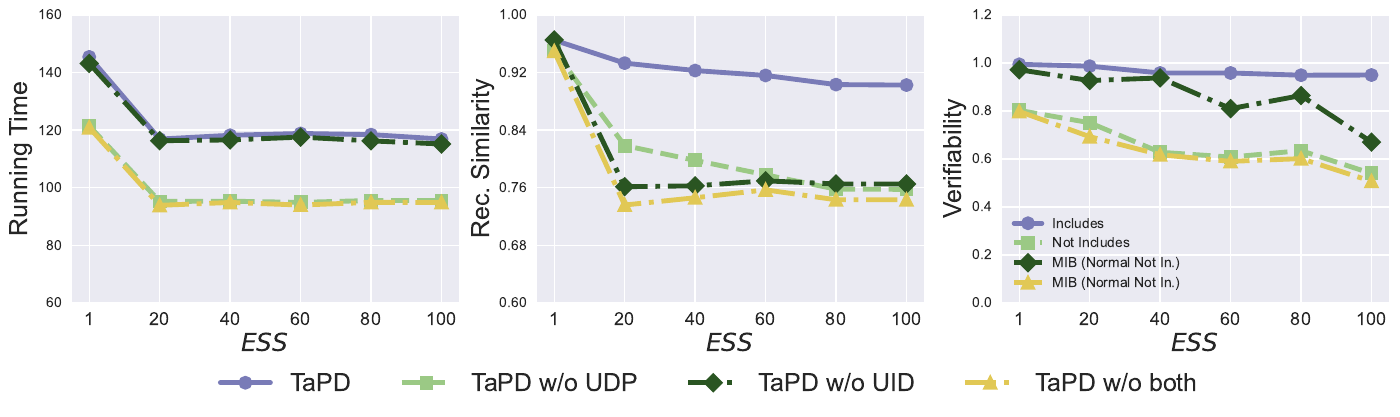

This figure's Python source:
import numpy as np
import  matplotlib.pyplot as plt
#


plt.style.use('seaborn')

fig, ax = plt.subplots(1, 3, figsize=(17, 4)) #sharex='col',
fig.subplots_adjust(bottom=0.16)

# for i in range(2):
#     for j in range(3):
#         ax[i,j].text(0.5,0.5,str((i,j)), fontsize=18, ha='center')



# figure 0


x=[1, 2, 3, 4, 5, 6]
# validation_for_plt =[97,95.8600, 94.9400, 93.5400, 93.2400]
# attack_for_plt=[0, 0.3524, 0, 0.1762, 0.1762]
# basic_for_plt=[99.8, 99.8, 99.8, 99.8, 99.8]

labels = ['1', '20', '40', '60', '80', '100']
# unl_org = [97.77, 97.55, 97.35, 97.29, 97.21, 97.21]

#UEV = [141.4497, 116.9057  , 118.2206 , 119.850, 118.458, 116.92136]
UEV = [145.4497, 116.9057  , 118.2206 , 118.850, 118.458, 116.92136]
UEV_no_mask = [131.49714, 105.250388, 105.3491835, 104.92731, 105.585058, 105.58505]
# unl_hess_r = [96.6, 96.66, 96.04, 95.94, 95.85, 97.21]
UEV_no_division = [143.170001, 116.3346, 116.60770, 117.58471, 116.281131, 115.198461]

UEV_no_both = [130.9, 103.9, 104.9, 104.00222, 104.92408, 104.9]
# unl_ss_wo = [94.32, 94.53, 94.78, 93.38, 94.04, 97.21]

l_w=3.5
m_s=8
marker_s = 2
markevery=1
width = 0.9 # the width of the bars
#plt.figure(figsize=(8, 5.3))
#plt.plot(x, unl_fr, color='blue', marker='^', label='Retrain',linewidth=l_w, markersize=m_s)


ax[0].plot(x, UEV, linestyle='-', color='#797BB7', marker='o', fillstyle='full', markevery=markevery,
         label='TAPE', linewidth=l_w, markersize=m_s, markeredgewidth=marker_s)


ax[0].plot(x, UEV_no_mask, linestyle='--', color='#9BC985',  marker='s', fillstyle='full', markevery=markevery,
         label='TAPE w/o UDP',linewidth=l_w, markersize=m_s, markeredgewidth=marker_s)



ax[0].plot(x, UEV_no_division, linestyle='-.', color='#2A5522',  marker='D', fillstyle='full', markevery=markevery,
         label='TAPE w/o UID',linewidth=l_w, markersize=m_s, markeredgewidth=marker_s)


ax[0].plot(x, UEV_no_both, linestyle='-.', color='#E1C855',  marker='^', fillstyle='full', markevery=markevery,
         label='TAPE w/o both',linewidth=l_w, markersize=m_s, markeredgewidth=marker_s)

# x = np.arange(len(labels))
#
# ax[0].bar(x - width /5 - width / 5 , UEV, width=width/5, label='TaPD', color='#797BB7', edgecolor='black', hatch='/')
#
# ax[0].bar(x - width / 5 , UEV_no_mask, width=width/5,  label='TaPD w/o UDP', color='#9BC985', edgecolor='black' , hatch='x')
# ax[0].bar(x , UEV_no_division, width=width/5, label='TaPD w/o UID', color='#2A5522', edgecolor='black', hatch='o')
#
#
# ax[0].bar(x + width / 5  , UEV_no_both,   width=width/5, label='TaPD w/o both', color='#E1C855', edgecolor='black',  hatch='\\')

# ax[0].bar(x + width / 6 + width/6 , unl_mib_CIFAR, width=width/6, label='MIB CIFAR10', color='#6BB7CA', edgecolor='black', hatch='*')
#
#
# ax[0].bar(x + width / 6 + width / 6 + width/6  , unl_mib_CelebA,   width=width/6, label='MIB CelebA', color='#E58579', edgecolor='black', hatch='\\')


#F7D58B

#plt.plot(x, unl_vibu, color='silver',  marker='d',  label='VIBU',linewidth=4,  markersize=10)

# plt.plot(x, y_sa03, color='r',  marker='2',  label='AAAI21 A_acc, pr=0.3',linewidth=3, markersize=8)
# plt.plot(x, y_sa05, color='darkblue',  marker='4',  label='AAAI21 A_acc, pr=0.5',linewidth=3, markersize=8)
# plt.plot(x, y_ma03, color='darkviolet',  marker='3',  label='FedMC A_acc, pr=0.3',linewidth=3, markersize=8)
# plt.plot(x, y_ma05, color='cyan',  marker='p',  label='FedMC A_acc, pr=0.5',linewidth=3, markersize=8)


# plt.grid()
# leg = plt.legend(fancybox=True, shadow=True)
# plt.xlabel('Malicious Client Ratio (%)' ,fontsize=16)
ax[0].set_ylabel('Running Time', fontsize=18)
my_y_ticks = np.arange(60, 162, 20)
ax[0].set_yticks(my_y_ticks )
ax[0].set_xlabel('$\it{ESS}$' ,fontsize=18)

ax[0].set_xticklabels(labels ,fontsize=13)
ax[0].set_xticks(x)
# plt.title('CIFAR10 IID')





#picture 1





x=[1, 2, 3, 4, 5, 6]
# validation_for_plt =[97,95.8600, 94.9400, 93.5400, 93.2400]
# attack_for_plt=[0, 0.3524, 0, 0.1762, 0.1762]
# basic_for_plt=[99.8, 99.8, 99.8, 99.8, 99.8]

labels = ['1', '20', '40', '60', '80', '100']
# unl_org = [97.77, 97.55, 97.35, 97.29, 97.21, 97.21]

#UEV = [0.96693, 0.93609, 0.913304, 0.88554, 0.8717471, 0.809093]
UEV = [0.96502, 0.93312, 0.9228, 0.915994, 0.903300, 0.902618]
UEV_no_mask = [0.9502, 0.8186, 0.798016, 0.7780032, 0.75806064, 0.75779541]
# unl_hess_r = [96.6, 96.66, 96.04, 95.94, 95.85, 97.21]
UEV_no_division = [0.9653, 0.761445, 0.7627, 0.76964, 0.765321, 0.765159]

UEV_no_both = [0.949632, 0.7360603, 0.746120, 0.7571, 0.743322, 0.743321]




#plt.figure(figsize=(8, 5.3))
#plt.plot(x, unl_fr, color='blue', marker='^', label='Retrain',linewidth=l_w, markersize=m_s)
ax[1].plot(x, UEV, linestyle='-', color='#797BB7', marker='o', fillstyle='full', markevery=markevery,
         label='Includes', linewidth=l_w, markersize=m_s, markeredgewidth=marker_s)

#plt.plot(x, unl_ss_w, color='g',  marker='*',  label='PriMU$_{w}$',linewidth=l_w, markersize=m_s)
ax[1].plot(x, UEV_no_mask, linestyle='--', color='#9BC985',  marker='s', fillstyle='full', markevery=markevery,
         label='Not Includes',linewidth=l_w, markersize=m_s, markeredgewidth=marker_s)


# plt.plot(x, unl_mib_bck, linestyle=':', color='r',  marker='^', fillstyle='none', markevery=markevery,
#          label='MIB (bac.)', linewidth=l_w,  markersize=m_s, markeredgewidth=marker_s)


ax[1].plot(x, UEV_no_division, linestyle='-.', color='#2A5522',  marker='D', fillstyle='full', markevery=markevery,
         label='MIB (Normal Not In.)',linewidth=l_w, markersize=m_s, markeredgewidth=marker_s)


ax[1].plot(x, UEV_no_both, linestyle='-.', color='#E1C855',  marker='^', fillstyle='full', markevery=markevery,
         label='MIB (Normal Not In.)',linewidth=l_w, markersize=m_s, markeredgewidth=marker_s)



#plt.plot(x, unl_vibu, color='silver',  marker='d',  label='VIBU',linewidth=4,  markersize=10)

# plt.plot(x, y_sa03, color='r',  marker='2',  label='AAAI21 A_acc, pr=0.3',linewidth=3, markersize=8)
# plt.plot(x, y_sa05, color='darkblue',  marker='4',  label='AAAI21 A_acc, pr=0.5',linewidth=3, markersize=8)
# plt.plot(x, y_ma03, color='darkviolet',  marker='3',  label='FedMC A_acc, pr=0.3',linewidth=3, markersize=8)
# plt.plot(x, y_ma05, color='cyan',  marker='p',  label='FedMC A_acc, pr=0.5',linewidth=3, markersize=8)


# plt.grid()
leg = plt.legend(fancybox=True, shadow=True)
# plt.xlabel('Malicious Client Ratio (%)' ,fontsize=16)
ax[1].set_ylabel('Rec. Similarity', fontsize=18)
my_y_ticks = np.arange(0.6, 1.01, 0.08)
ax[1].set_yticks(my_y_ticks )
ax[1].set_xlabel('$\it{ESS}$' ,fontsize=18)

ax[1].set_xticklabels(labels ,fontsize=13)
ax[1].set_xticks(x)
# plt.title('CIFAR10 IID')









#picture 2

x=[1, 2, 3, 4, 5, 6]
# validation_for_plt =[97,95.8600, 94.9400, 93.5400, 93.2400]
# attack_for_plt=[0, 0.3524, 0, 0.1762, 0.1762]
# basic_for_plt=[99.8, 99.8, 99.8, 99.8, 99.8]

labels = ['1', '20', '40', '60', '80', '100' ]
# unl_org = [97.77, 97.55, 97.35, 97.29, 97.21, 97.21]

#UEV = [0.9933, 0.9583, 0.9083, 0.8550, 0.8700, 0.8410]
UEV = [0.9943, 0.9867, 0.9583, 0.9583, 0.9490, 0.9497]
UEV_no_mask = [0.8023, 0.7510, 0.62803, 0.6080, 0.6347, 0.5397]
# unl_hess_r = [96.6, 96.66, 96.04, 95.94, 95.85, 97.21]
UEV_no_division = [0.9717, 0.9267, 0.9377, 0.8097, 0.8643, 0.6703]

UEV_no_both = [0.79790, 0.69293, 0.617603,0.5900, 0.601453, 0.50697]



#plt.figure(figsize=(8, 5.3))
#plt.plot(x, unl_fr, color='blue', marker='^', label='Retrain',linewidth=l_w, markersize=m_s)
ax[2].plot(x, UEV, linestyle='-', color='#797BB7', marker='o', fillstyle='full', markevery=markevery,
         label='Includes', linewidth=l_w, markersize=m_s, markeredgewidth=marker_s)

#plt.plot(x, unl_ss_w, color='g',  marker='*',  label='PriMU$_{w}$',linewidth=l_w, markersize=m_s)
ax[2].plot(x, UEV_no_mask, linestyle='--', color='#9BC985',  marker='s', fillstyle='full', markevery=markevery,
         label='Not Includes',linewidth=l_w, markersize=m_s, markeredgewidth=marker_s)


# plt.plot(x, unl_mib_bck, linestyle=':', color='r',  marker='^', fillstyle='none', markevery=markevery,
#          label='MIB (bac.)', linewidth=l_w,  markersize=m_s, markeredgewidth=marker_s)


ax[2].plot(x, UEV_no_division, linestyle='-.', color='#2A5522',  marker='D', fillstyle='full', markevery=markevery,
         label='MIB (Normal Not In.)',linewidth=l_w, markersize=m_s, markeredgewidth=marker_s)


ax[2].plot(x, UEV_no_both, linestyle='-.', color='#E1C855',  marker='^', fillstyle='full', markevery=markevery,
         label='MIB (Normal Not In.)',linewidth=l_w, markersize=m_s, markeredgewidth=marker_s)




#plt.plot(x, unl_vibu, color='silver',  marker='d',  label='VIBU',linewidth=4,  markersize=10)

# plt.plot(x, y_sa03, color='r',  marker='2',  label='AAAI21 A_acc, pr=0.3',linewidth=3, markersize=8)
# plt.plot(x, y_sa05, color='darkblue',  marker='4',  label='AAAI21 A_acc, pr=0.5',linewidth=3, markersize=8)
# plt.plot(x, y_ma03, color='darkviolet',  marker='3',  label='FedMC A_acc, pr=0.3',linewidth=3, markersize=8)
# plt.plot(x, y_ma05, color='cyan',  marker='p',  label='FedMC A_acc, pr=0.5',linewidth=3, markersize=8)


# plt.grid()
#leg = plt.legend(fancybox=True, shadow=True)
# plt.xlabel('Malicious Client Ratio (%)' ,fontsize=16)
ax[2].set_ylabel('Verifiability', fontsize=18)
my_y_ticks = np.arange(0, 1.3, 0.2)
ax[2].set_yticks(my_y_ticks )
ax[2].set_xlabel('$\it{ESS}$' ,fontsize=18)

ax[2].set_xticklabels(labels ,fontsize=13)
ax[2].set_xticks(x)
# plt.title('CIFAR10 IID')


# figure 3





# Set the background of the axes, which is the area of the plot, to grey
# plt.gca().set_facecolor('grey')

# Set the grid with white color and a specific linestyle and linewidth
# plt.grid(color='white', linestyle='-', linewidth=0.5)


# plt.grid(axis='y')
# ax[2].set_title('On CelebA', fontsize=20)



handles, labels = ax[0].get_legend_handles_labels()
# Create a "dummy" handle for the legend title
# title_handle = plt.Line2D([], [], color='none', label='Method')
#
# # Insert the title handle at the beginning of the handles list
# handles = [title_handle] + handles
# handles.insert(1, title_handle)
# labels = ['Methods and Scenarios:'] + labels
# labels.insert(1, '')

fig.legend(handles, labels,  loc='lower center', ncol=4, bbox_to_anchor=(0.5, -0.13),fontsize=18)

#facecolor='#EAEAF2', frameon=True,
# plt.legend( title = 'Methods and Datasets',frameon=True, facecolor='white', loc='best',
#            ncol=2, mode="expand", framealpha=0.5, borderaxespad=0., fontsize=20, title_fontsize=20)

# fig.tight_layout()
plt.rcParams['figure.figsize'] = (2.0, 1)
plt.rcParams['image.interpolation'] = 'nearest'
plt.rcParams['figure.subplot.left'] = 0.11
plt.rcParams['figure.subplot.bottom'] = 0.08
plt.rcParams['figure.subplot.right'] = 0.977
plt.rcParams['figure.subplot.top'] = 0.969
plt.savefig('ablation_exp.pdf', dpi=200,bbox_inches='tight')

plt.show()